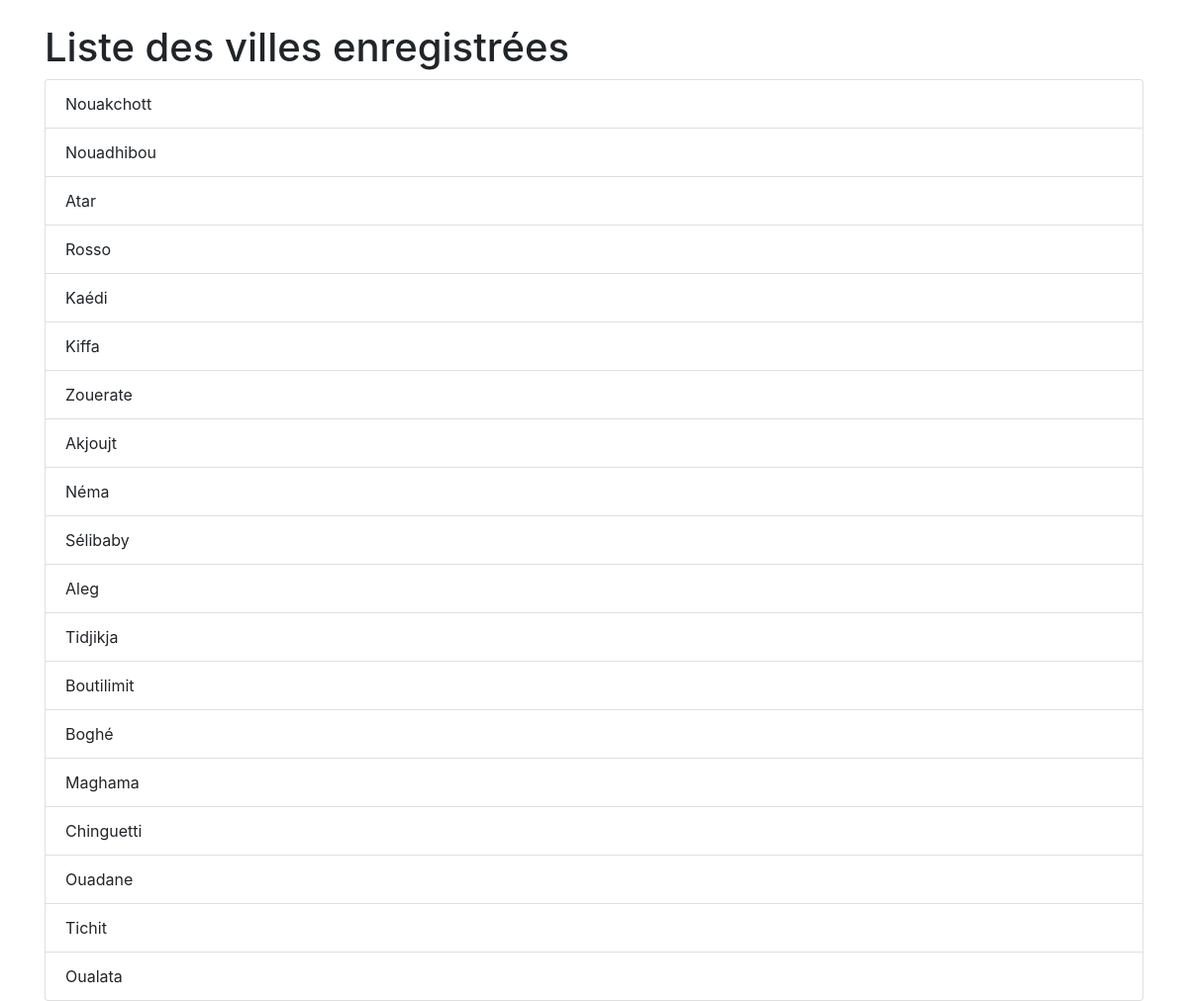
The page /villes/ on the database its author committed.
### reservation/models.py (models this page shows, shortened)
class Ville(models.Model):
    nom = models.CharField(max_length=100)

### reservation/views.py (the view)
# urls.py: path('villes/', views.liste_villes, name='liste_villes'),
def liste_villes(request):
    villes = Ville.objects.all()
    return render(request, 'reservation/liste_villes.html', {'villes': villes})

### reservation/templates/reservation/liste_villes.html (shortened to what this page needs)
<!DOCTYPE html>
<html>
<head>
    <link rel="stylesheet" href="https://cdn.jsdelivr.net/npm/bootstrap@4.5.3/dist/css/bootstrap.min.css">
</head>
<body class="container mt-4">
    <h1>Liste des villes enregistrées</h1>
    {% if villes %}
        <ul class="list-group">
            {% for ville in villes %}
                <li class="list-group-item">{{ ville.nom }}</li>
            {% endfor %}
        </ul>
    {% else %}
        <p>Aucune ville enregistrée.</p>
    {% endif %}
</body>
</html>

### rows shown on the page
Ville: nom "Nouakchott"
Ville: nom "Nouadhibou"
Ville: nom "Atar"
Ville: nom "Rosso"
Ville: nom "Kaédi"
Ville: nom "Kiffa"
Ville: nom "Zouerate"
Ville: nom "Akjoujt"
Ville: nom "Néma"
Ville: nom "Sélibaby"
Ville: nom "Aleg"
Ville: nom "Tidjikja"
Ville: nom "Boutilimit"
Ville: nom "Boghé"
Ville: nom "Maghama"
Ville: nom "Chinguetti"
Ville: nom "Ouadane"
Ville: nom "Tichit"
Ville: nom "Oualata"
